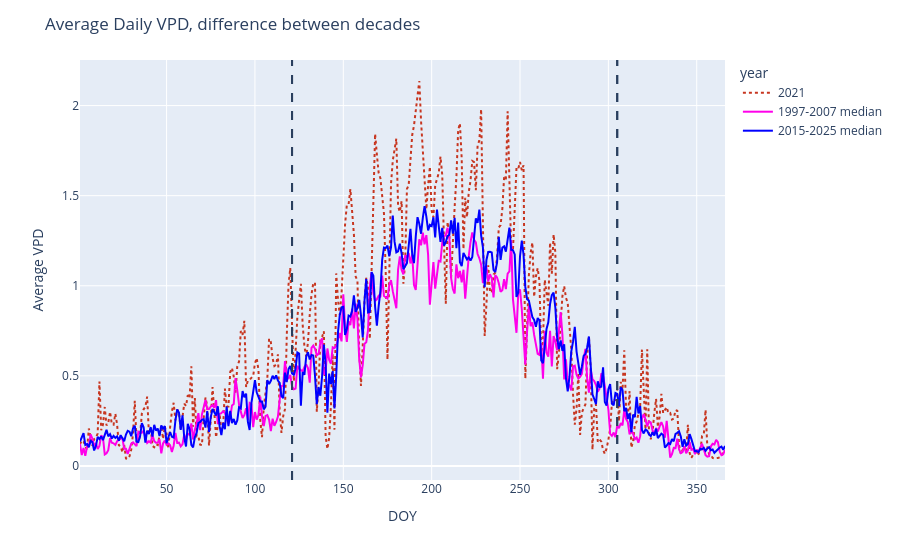

The code cell stored with this chart in its notebook:
### Code cell
median_avg_vpd_1997_2007 = calculate_median_df(grouped_weather, "avg_val", list(range(1997, 2007 + 1)))
median_avg_vpd_2015_2025 = calculate_median_df(grouped_weather, "avg_val", list(range(2015, 2025 +1)))

fig_medians = create_annual_lineplot(grouped_weather, vpd_column='avg_val', year_list=[2021], highlight_year='2021', highlight_dash='dot')
fig_medians.add_scatter(
    x=median_avg_vpd_1997_2007["DOY"],
    y=median_avg_vpd_1997_2007["doy_median"],
    mode='lines',
    line=dict(color="#ff00ea", width=2),
    name='1997-2007 median'
)
fig_medians.add_scatter(
    x=median_avg_vpd_2015_2025["DOY"],
    y=median_avg_vpd_2015_2025["doy_median"],
    mode='lines',
    line=dict(color="blue", width=2),
    name='2015-2025 median'
)

fig_medians.add_vline(x='121', line_dash='dash')
fig_medians.add_vline(x='305', line_dash='dash')
fig_medians.update_layout(title='Average Daily VPD, difference between decades', xaxis_title='DOY', yaxis_title='Average VPD')
fig_medians.show()

### Figure 1 — Plotly figure (JSON) as saved in the notebook; plotly's stock layout.template omitted (floating-point values rounded to 4 significant figures; data arrays with more than 128 entries replaced by an {"elided": "..."} marker saying what was removed)
{"data": [{"hovertemplate": "year=2021<br>DOY=%{x}<br>avg_val=%{y}<extra></extra>", "legendgroup": "2021", "line": {"color": "#c73620", "dash": "dot"}, "marker": {"symbol": "circle"}, "mode": "lines", "name": "2021", "orientation": "v", "showlegend": true, "type": "scatter", "x": {"elided": "365 int values"}, "xaxis": "x", "y": {"elided": "365 float values"}, "yaxis": "y"}, {"line": {"color": "#ff00ea", "width": 2}, "mode": "lines", "name": "1997-2007 median", "type": "scatter", "x": {"elided": "366 int values"}, "y": {"elided": "366 float values"}}, {"line": {"color": "blue", "width": 2}, "mode": "lines", "name": "2015-2025 median", "type": "scatter", "x": {"elided": "366 int values"}, "y": {"elided": "366 float values"}}], "layout": {"legend": {"title": {"text": "year"}, "tracegroupgap": 0}, "margin": {"t": 60}, "shapes": [{"line": {"dash": "dash"}, "type": "line", "x0": "121", "x1": "121", "xref": "x", "y0": 0, "y1": 1, "yref": "y domain"}, {"line": {"dash": "dash"}, "type": "line", "x0": "305", "x1": "305", "xref": "x", "y0": 0, "y1": 1, "yref": "y domain"}, {"line": {"dash": "dash"}, "type": "line", "x0": "121", "x1": "121", "xref": "x", "y0": 0, "y1": 1, "yref": "y domain"}, {"line": {"dash": "dash"}, "type": "line", "x0": "305", "x1": "305", "xref": "x", "y0": 0, "y1": 1, "yref": "y domain"}], "title": {"text": "Average Daily VPD, difference between decades"}, "xaxis": {"anchor": "y", "domain": [0, 1], "title": {"text": "DOY"}}, "yaxis": {"anchor": "x", "domain": [0, 1], "title": {"text": "Average VPD"}}}}
